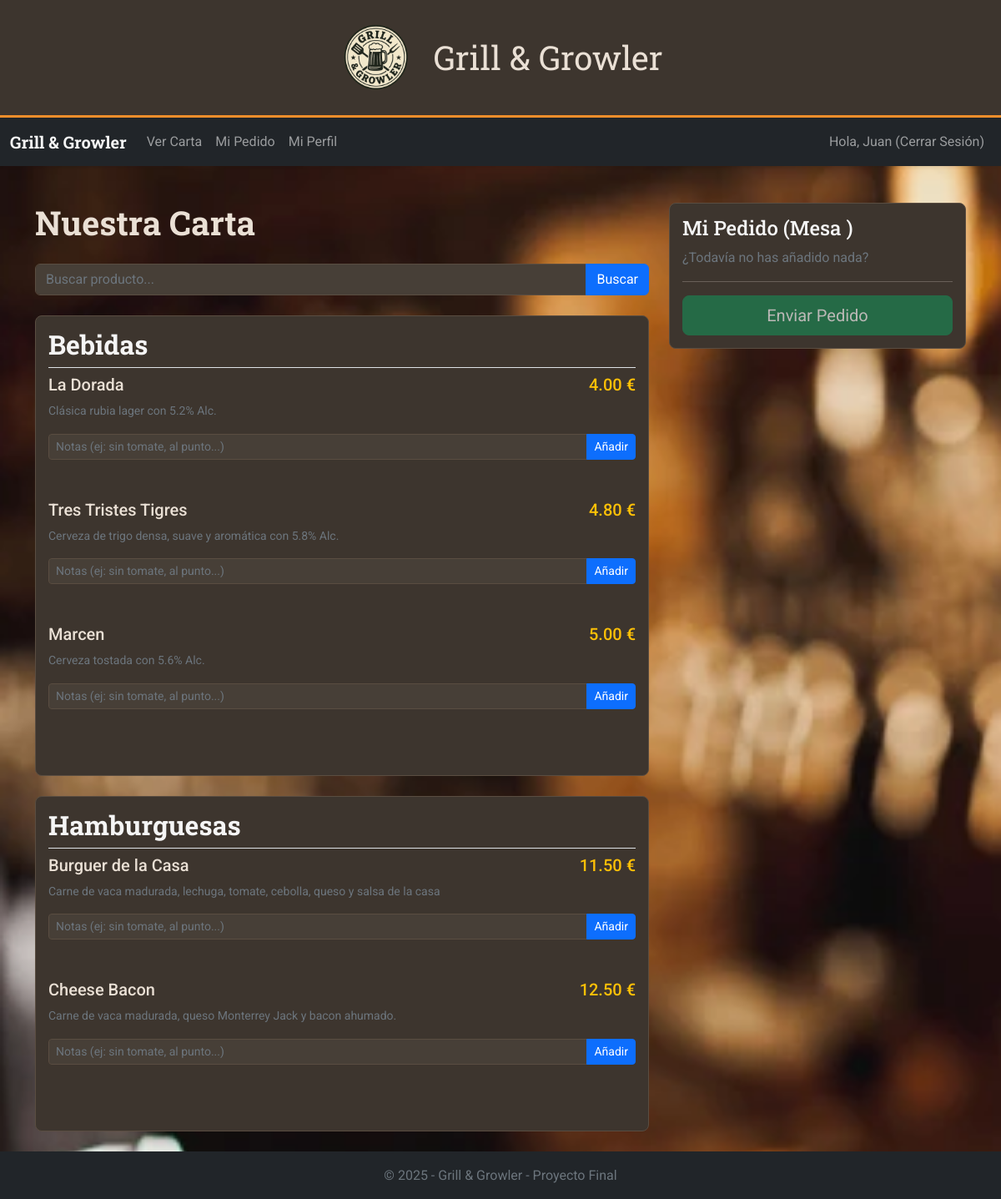
Page /Bootstrap/cliente/carta.php (signed in) on the committed database.
### tables this page shows
CREATE TABLE `categoria` (
  `idc` int(11) NOT NULL,
  `nombre` varchar(50) NOT NULL,
  `estado` tinyint(1) NOT NULL COMMENT '0 - habilitado\r\n1 - deshabilitado'
);

CREATE TABLE `productos` (
  `idprod` int(11) NOT NULL,
  `nombre` varchar(50) NOT NULL,
  `descripcion` varchar(100) NOT NULL,
  `precio` float NOT NULL,
  `stock` int(11) NOT NULL,
  `estado` tinyint(1) NOT NULL,
  `categoria` int(11) NOT NULL,
  `estado_cat` tinyint(1) NOT NULL COMMENT '0 - activa\r\n1 - bloqueada'
);

### Bootstrap/cliente/carta.php (the view, shortened to what this page needs)
<!DOCTYPE html>
<html lang="es">
<head>
    <link rel="stylesheet" href="../css/bootstrap.min.css">
    <link rel="stylesheet" href="../css/style.css">
</head>
<body class="d-flex flex-column min-vh-100">
    <?php include '../includes/header.php'; ?>
    <?php include 'navbar_cliente.php'; ?>
    <main class="container mt-4 flex-grow-1">
        <div class="row">
            <div class="col-lg-8">
                <h1 class="titulo">Nuestra Carta</h1>
                <form method="GET" class="mb-4">
                    <div class="input-group">
                        <input type="text" name="buscar" class="form-control" placeholder="Buscar producto...">
                        <button class="btn btn-primary" type="submit">Buscar</button>
                    </div>
                </form>
                <?php
                include("../includes/conexion.php");
                if (isset($_GET['buscar']) && $_GET['buscar'] !== "") {
                    $nom = $_GET['buscar'];
                    $consulta_productos = "SELECT * FROM productos WHERE stock>0 AND estado=0 AND nombre LIKE '%$nom%'";
                    $result_productos = mysqli_query($conn, $consulta_productos);
                    echo '<div class="caja mb-4">';
                    echo '<div class="row mb-3 align-items-center">';
                    while ($row = mysqli_fetch_array($result_productos)) {
                        echo '
                                <div class="col-12 mb-0">
                                    <div class="d-flex justify-content-between">
                                        <h4 class="h5 mb-0">' . $row['nombre'] . '</h4>
                                        <span class="h5 text-warning">' . number_format($row['precio'], 2) . ' €</span>
                                    </div>
                                    <p class="text-muted small">' . $row['descripcion'] . '</p>
                                    <form action="pedido_añadir.php" method="POST">
                                        <input type="hidden" name="precio" value="' . $row['precio'] . '">
                                        <input type="hidden" name="idprod" value="' . $row['idprod'] . '">
                                        <input type="hidden" name="nombre" value="' . $row['nombre'] . '">
                                        <div class="input-group mb-5">
                                            <input type="text" name="notas" class="form-control form-control-sm" placeholder="Notas (ej: sin tomate, al punto...)">
                                            <button type="submit" class="btn btn-primary btn-sm">Añadir</button>
                                        </div>
                                    </form>
                                </div>';
                    }
                    echo '</div>';
                    echo '</div>';
                } else {
                    $consulta_categorias = "SELECT * FROM categoria WHERE estado='0'";
                    $result_categorias = mysqli_query($conn, $consulta_categorias);
                    while ($categoria = mysqli_fetch_array($result_categorias)) {
                        echo '<div class="caja mb-4">';
                        echo '<h2 class="border-bottom pb-2">' . $categoria['nombre'] . '</h2>';
                        $id_categoria_actual = $categoria['idc'];
                        $consulta_productos = "SELECT * FROM productos WHERE stock>0 AND estado=0 AND estado_cat=0 AND categoria = $id_categoria_actual";
                        $result_productos = mysqli_query($conn, $consulta_productos);
                        echo '<div class="row mb-3 align-items-center">';
                        while ($row = mysqli_fetch_array($result_productos)) {
                            echo '
                                    <div class="col-12">
                                        <div class="d-flex justify-content-between">
                                            <h4 class="h5 mb-0">' . $row['nombre'] . '</h4>
                                            <span class="h5 text-warning">' . number_format($row['precio'], 2) . ' €</span>
                                        </div>
                                        <p class="text-muted small">' . $row['descripcion'] . '</p>
                                        <form action="pedido_añadir.php" method="POST">
                                            <input type="hidden" name="precio" value="' . $row['precio'] . '">
                                            <input type="hidden" name="idprod" value="' . $row['idprod'] . '">
                                            <input type="hidden" name="nombre" value="' . $row['nombre'] . '">
                                            <div class="input-group mb-5">
                                                <input type="text" name="notas" class="form-control form-control-sm" placeholder="Notas (ej: sin tomate, al punto...)">
                                                <button type="submit" class="btn btn-primary btn-sm">Añadir</button>
                                            </div>
                                        </form>
                                    </div>';
                        }
                        echo '</div>';
                        echo '</div>';
                    }
                }
                ?>
            </div>
            <div class="col-lg-4">
                <div class="caja sticky-top" style="top: 80px;">
                    <h2 class="h4">Mi Pedido (Mesa <?php echo $_SESSION['mesa_id']; ?>)</h2>
                    <?php
                    if (empty($_SESSION['pedido'])) {
                        echo "<p class='text-muted'> ¿Todavía no has añadido nada? </p>";
                    }
                    ?>
                    <hr>
                    <form action="pedido_enviar.php" method="POST" class="d-grid">
                        <button class="btn btn-success btn-lg" <?php if (empty($_SESSION['pedido'])) echo 'disabled'; ?>>
                            <span>Enviar Pedido</span>
                        </button>
                    </form>
                </div>
            </div>
        </div>
    </main>
    <?php include '../includes/footer.php'; ?>
</body>
</html>

### rows in the picture
categoria: nombre "Bebidas"
productos: nombre "La Dorada", precio "4.00", descripcion "Clásica rubia lager con 5.2% Alc."
productos: nombre "Tres Tristes Tigres", precio "4.80", descripcion "Cerveza de trigo densa, suave y aromática con 5.8% Alc."
productos: nombre "Marcen", precio "5.00", descripcion "Cerveza tostada con 5.6% Alc."
categoria: nombre "Hamburguesas"
productos: nombre "Burguer de la Casa", precio "11.50", descripcion "Carne de vaca madurada, lechuga, tomate, cebolla, queso y salsa de la casa"
productos: nombre "Cheese Bacon", precio "12.50", descripcion "Carne de vaca madurada, queso Monterrey Jack y bacon ahumado."

### other values in the picture
$_SESSION['nombre'] "Juan"
